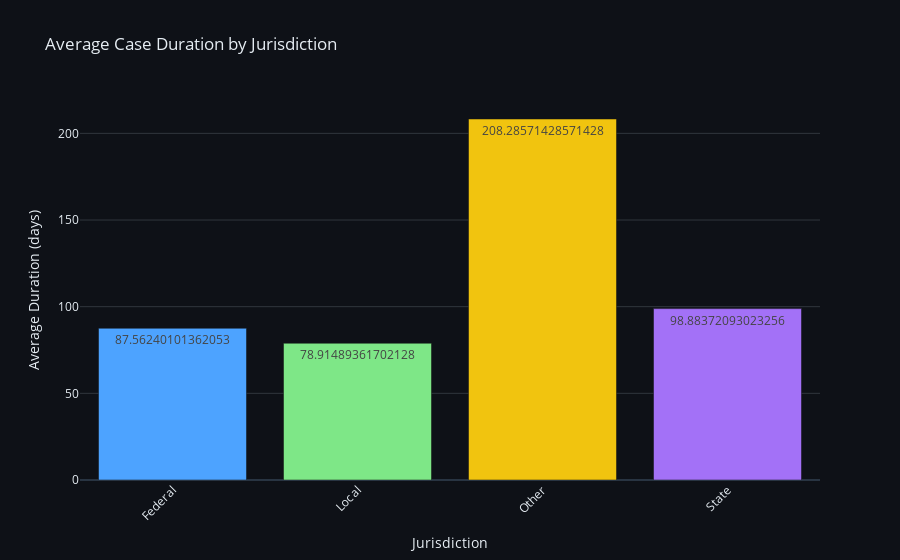

Source (notebook cell):
### Code cell
# graph num four >>>>>>>>>>>>>>>>>>>>>>>>>>>>>>>>>>>>>>>>>>>>>>>>>>>>>>>>>>>>>>>>>>>>>>>>>>>

df['duration_days'] = (df['date_decision'] - df['date_argument']).dt.days
avg_duration = df.groupby('jurisdiction')['duration_days'].mean().reset_index()

fig = px.bar(
    avg_duration,
    x='jurisdiction',
    y='duration_days',
    color='jurisdiction',      # categorical color per jurisdiction
    text='duration_days',
    title='Average Case Duration by Jurisdiction',
    color_discrete_sequence=[
        '#4DA3FF',  # primary blue
        '#7EE787',  # green
        '#F1C40F',  # yellow
        '#A371F7',  # violet
        '#E5533D'   # red
    ]
)

fig.update_layout(
    template='plotly_dark',
    plot_bgcolor='#0E1117',
    paper_bgcolor='#0E1117',
    font=dict(color='#E6EDF3'),
    xaxis=dict(
        title='Jurisdiction',
        tickangle=-45,
        showgrid=False
    ),
    yaxis=dict(
        title='Average Duration (days)',
        gridcolor='#30363D'
    ),
    showlegend=False  # optional, hide legend if you want cleaner look
)

fig.show()

### Figure 1 — Plotly figure (JSON) as saved in the notebook; plotly's stock layout.template omitted (floating-point values rounded to 4 significant figures)
{"data": [{"hovertemplate": "jurisdiction=%{x}<br>duration_days=%{text}<extra></extra>", "legendgroup": "Federal", "marker": {"color": "#4DA3FF", "pattern": {"shape": ""}}, "name": "Federal", "orientation": "v", "showlegend": true, "text": [87.56], "textposition": "auto", "type": "bar", "x": ["Federal"], "xaxis": "x", "y": [87.56], "yaxis": "y"}, {"hovertemplate": "jurisdiction=%{x}<br>duration_days=%{text}<extra></extra>", "legendgroup": "Local", "marker": {"color": "#7EE787", "pattern": {"shape": ""}}, "name": "Local", "orientation": "v", "showlegend": true, "text": [78.91], "textposition": "auto", "type": "bar", "x": ["Local"], "xaxis": "x", "y": [78.91], "yaxis": "y"}, {"hovertemplate": "jurisdiction=%{x}<br>duration_days=%{text}<extra></extra>", "legendgroup": "Other", "marker": {"color": "#F1C40F", "pattern": {"shape": ""}}, "name": "Other", "orientation": "v", "showlegend": true, "text": [208.3], "textposition": "auto", "type": "bar", "x": ["Other"], "xaxis": "x", "y": [208.3], "yaxis": "y"}, {"hovertemplate": "jurisdiction=%{x}<br>duration_days=%{text}<extra></extra>", "legendgroup": "State", "marker": {"color": "#A371F7", "pattern": {"shape": ""}}, "name": "State", "orientation": "v", "showlegend": true, "text": [98.88], "textposition": "auto", "type": "bar", "x": ["State"], "xaxis": "x", "y": [98.88], "yaxis": "y"}], "layout": {"barmode": "relative", "font": {"color": "#E6EDF3"}, "legend": {"title": {"text": "jurisdiction"}, "tracegroupgap": 0}, "paper_bgcolor": "#0E1117", "plot_bgcolor": "#0E1117", "showlegend": false, "title": {"text": "Average Case Duration by Jurisdiction"}, "xaxis": {"anchor": "y", "categoryarray": ["Federal", "Local", "Other", "State"], "categoryorder": "array", "domain": [0, 1], "showgrid": false, "tickangle": -45, "title": {"text": "Jurisdiction"}}, "yaxis": {"anchor": "x", "domain": [0, 1], "gridcolor": "#30363D", "title": {"text": "Average Duration (days)"}}}}
